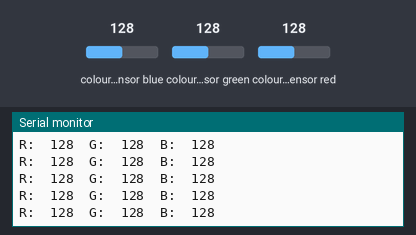
Bench run of a sketch on a simulated Arduino Uno, built with avr-gcc and run on an emulated ATmega328P. Shown: the last lines printed to the serial monitor. The test bench sets the inputs (shaded band); at power-on: colour sensor blue 128, colour sensor green 128, colour sensor red 128.

Above: at 1.2 s.
1.3 s: colour sensor blue set to 5
At 1.44 s:
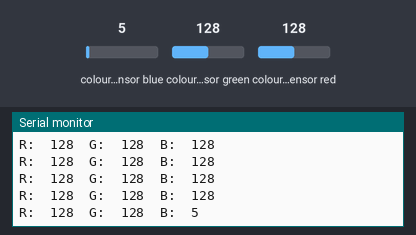
2.8 s: colour sensor green set to 5
At 2.88 s:
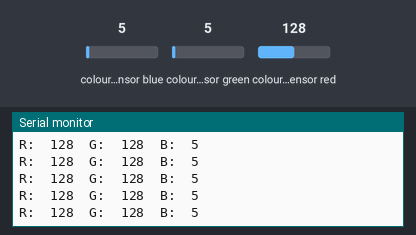
4.3 s: colour sensor red set to 5
At 4.32 s:
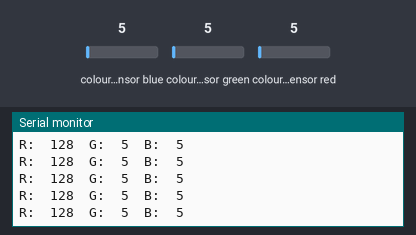

Measured:
- after the input at 1.3 s, the serial monitor: prints a new line at once (image 1)

The sketch:

inlab.ino
```cpp
// Based on colorview.ino from Adafruit_TCS34725 library
// Simplified and modified to work with CX-Bot

#include "Adafruit_TCS34725.h"

// Initialize color sensor
Adafruit_TCS34725 tcs = Adafruit_TCS34725(TCS34725_INTEGRATIONTIME_50MS, TCS34725_GAIN_4X);

void setup() {
  Serial.begin(9600);
  Serial.println("Sensor Test!");

  if (tcs.begin()) {
    Serial.println("Found sensor");
  } else {
    Serial.println("No TCS34725 found ... check your connections");
    while (1); // halt!
  }
}

void loop() {
  float red, green, blue;

  delay(60);  // takes 50ms to read
  tcs.getRGB(&red, &green, &blue);

  Serial.print("R:\t"); Serial.print(int(red));
  Serial.print("\tG:\t"); Serial.print(int(green));
  Serial.print("\tB:\t"); Serial.print(int(blue));
  Serial.print("\n");
}
```
